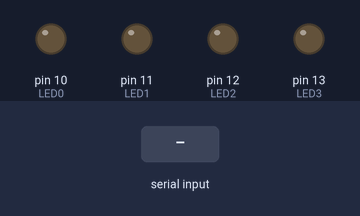
The sketch below on a simulated Arduino Uno, built with avr-gcc and run on an emulated ATmega328P. On the bench: output pins drawn as LEDs (lit = HIGH). Inputs (shaded band) come from the test bench. What the sketch prints to the serial monitor is not drawn.

Above: at 1.2 s.
1.3 s: "A" received over Serial
At 1.8 s:
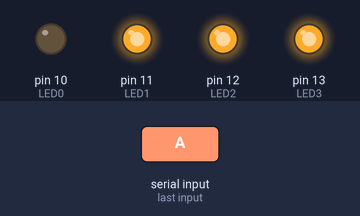
2.8 s: "B" received over Serial
At 4.0 s:
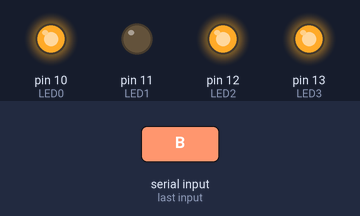
4.3 s: "C" received over Serial
At 5.3 s:
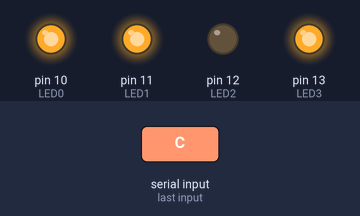
5.8 s: "D" received over Serial
At 6.4 s:
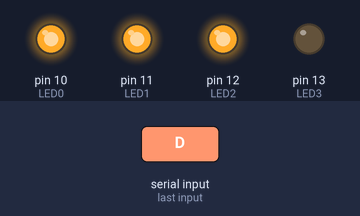
Timing chart, 0 to 8.3 s (numbered marks = the images above; inputs shaded):
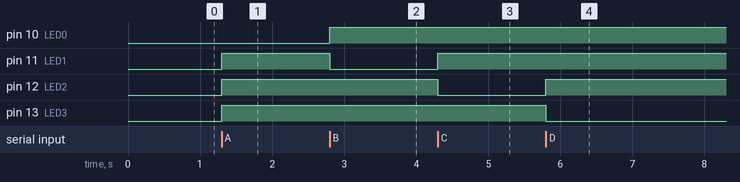

The sketch:

projet-final-arduino.ino
```cpp
#define LED0 10
#define LED1 11
#define LED2 12
#define LED3 13

void setup() {
  pinMode(LED0, OUTPUT);
  pinMode(LED1, OUTPUT);
  pinMode(LED2, OUTPUT);
  pinMode(LED3, OUTPUT);

  Serial.begin(9600);
  while (!Serial)
    ;
}

byte data = 0;
void loop() {
  if (Serial.available() > 0) {
    data = Serial.read();
    Serial.write(data);
  }
  switch (data) {
    case 'A':
      digitalWrite(LED0, LOW);
      digitalWrite(LED1, HIGH);
      digitalWrite(LED2, HIGH);
      digitalWrite(LED3, HIGH);
      break;
    case 'B':
      digitalWrite(LED0, HIGH);
      digitalWrite(LED1, LOW);
      digitalWrite(LED2, HIGH);
      digitalWrite(LED3, HIGH);
      break;
    case 'C':
      digitalWrite(LED0, HIGH);
      digitalWrite(LED1, HIGH);
      digitalWrite(LED2, LOW);
      digitalWrite(LED3, HIGH);
      break;
    case 'D':
      digitalWrite(LED0, HIGH);
      digitalWrite(LED1, HIGH);
      digitalWrite(LED2, HIGH);
      digitalWrite(LED3, LOW);
      break;
  }
}
```

Measured:
- after the input at 1.3 s, pin 11 (LED1), pin 12 (LED2), pin 13 (LED3): LOW → HIGH at once
- after the input at 2.8 s, pin 10 (LED0): LOW → HIGH at once; pin 11 (LED1): HIGH → LOW at once
- after the input at 4.3 s, pin 11 (LED1): LOW → HIGH at once; pin 12 (LED2): HIGH → LOW at once
- after the input at 5.8 s, pin 12 (LED2): LOW → HIGH at once; pin 13 (LED3): HIGH → LOW at once
